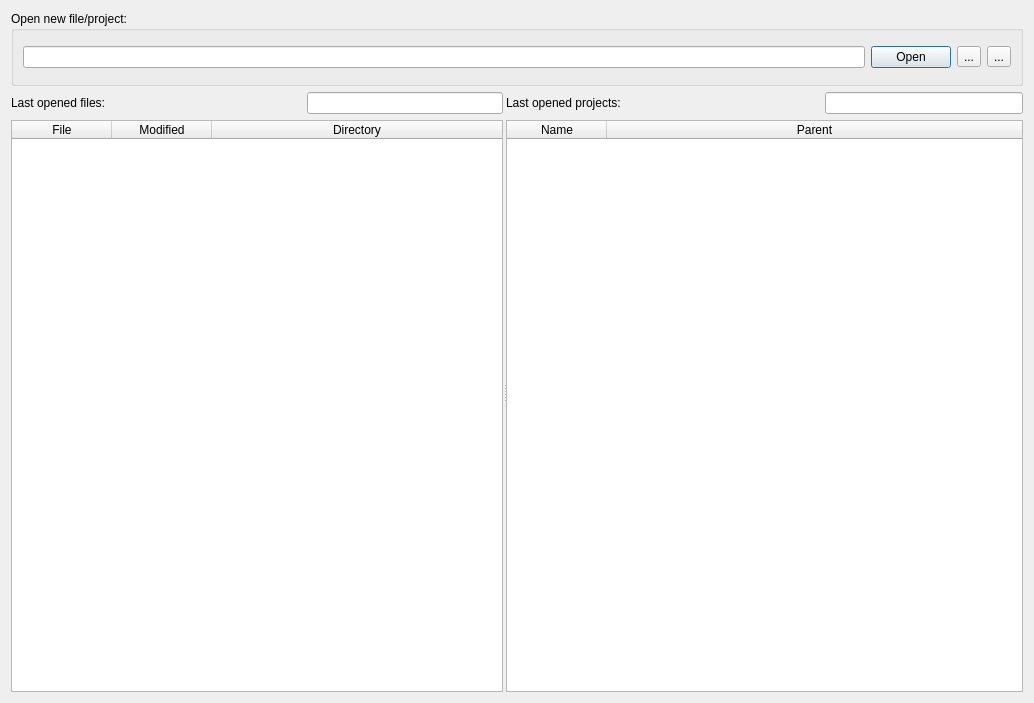
<?xml version="1.0" encoding="UTF-8"?>
<ui version="4.0">
 <class>ProjectSelection</class>
 <widget class="QDialog" name="ProjectSelection">
  <property name="geometry">
   <rect>
    <x>0</x>
    <y>0</y>
    <width>1034</width>
    <height>703</height>
   </rect>
  </property>
  <property name="windowTitle">
   <string>Dialog</string>
  </property>
  <layout class="QVBoxLayout" name="verticalLayout_3">
   <item>
    <widget class="QGroupBox" name="groupBox">
     <property name="maximumSize">
      <size>
       <width>16777215</width>
       <height>75</height>
      </size>
     </property>
     <property name="title">
      <string>Open new file/project:</string>
     </property>
     <layout class="QHBoxLayout" name="horizontalLayout_4">
      <item>
       <widget class="QLineEdit" name="lineEditOpen">
        <property name="toolTip">
         <string>Name of the file/project directory to open</string>
        </property>
       </widget>
      </item>
      <item>
       <widget class="QPushButton" name="pushButtonOpen">
        <property name="toolTip">
         <string>Opens the file/project (Control-O)</string>
        </property>
        <property name="text">
         <string>Open</string>
        </property>
       </widget>
      </item>
      <item>
       <widget class="QToolButton" name="toolButtonSelectFile">
        <property name="toolTip">
         <string>Selects a file wit a file open dialog box (Control-Shift-F)</string>
        </property>
        <property name="text">
         <string>...</string>
        </property>
        <property name="shortcut">
         <string>Ctrl+Shift+F</string>
        </property>
       </widget>
      </item>
      <item>
       <widget class="QToolButton" name="toolButtonSelectProject">
        <property name="toolTip">
         <string>Select a project directory with a directory open box (Control-Shift-P)</string>
        </property>
        <property name="text">
         <string>...</string>
        </property>
        <property name="shortcut">
         <string>Ctrl+Shift+P</string>
        </property>
       </widget>
      </item>
     </layout>
    </widget>
   </item>
   <item>
    <widget class="QSplitter" name="splitter">
     <property name="orientation">
      <enum>Qt::Horizontal</enum>
     </property>
     <property name="handleWidth">
      <number>3</number>
     </property>
     <widget class="QWidget" name="layoutWidget">
      <layout class="QVBoxLayout" name="verticalLayout">
       <item>
        <layout class="QHBoxLayout" name="horizontalLayout">
         <item>
          <widget class="QLabel" name="label">
           <property name="text">
            <string>Last opened files:</string>
           </property>
          </widget>
         </item>
         <item>
          <spacer name="horizontalSpacer">
           <property name="orientation">
            <enum>Qt::Horizontal</enum>
           </property>
           <property name="sizeHint" stdset="0">
            <size>
             <width>40</width>
             <height>20</height>
            </size>
           </property>
          </spacer>
         </item>
         <item>
          <widget class="QLineEdit" name="lineEditFilterLastFile">
           <property name="toolTip">
            <string>Filter for last opened files.
Use wildcards: '*' (any string) and '?' (any character)</string>
           </property>
          </widget>
         </item>
        </layout>
       </item>
       <item>
        <widget class="QTableWidget" name="tableWidgetFiles">
         <property name="mouseTracking">
          <bool>true</bool>
         </property>
         <property name="editTriggers">
          <set>QAbstractItemView::NoEditTriggers</set>
         </property>
         <property name="columnCount">
          <number>3</number>
         </property>
         <attribute name="horizontalHeaderMinimumSectionSize">
          <number>1</number>
         </attribute>
         <attribute name="horizontalHeaderStretchLastSection">
          <bool>true</bool>
         </attribute>
         <column>
          <property name="text">
           <string>File</string>
          </property>
         </column>
         <column>
          <property name="text">
           <string>Modified</string>
          </property>
         </column>
         <column>
          <property name="text">
           <string>Directory</string>
          </property>
         </column>
        </widget>
       </item>
       <item>
        <layout class="QHBoxLayout" name="horizontalLayout_5" stretch=""/>
       </item>
      </layout>
     </widget>
     <widget class="QWidget" name="layoutWidget">
      <layout class="QVBoxLayout" name="verticalLayout_2">
       <item>
        <layout class="QHBoxLayout" name="horizontalLayout_2">
         <item>
          <widget class="QLabel" name="label_2">
           <property name="text">
            <string>Last opened projects:</string>
           </property>
          </widget>
         </item>
         <item>
          <spacer name="horizontalSpacer_2">
           <property name="orientation">
            <enum>Qt::Horizontal</enum>
           </property>
           <property name="sizeHint" stdset="0">
            <size>
             <width>40</width>
             <height>20</height>
            </size>
           </property>
          </spacer>
         </item>
         <item>
          <widget class="QLineEdit" name="lineEditFilterLastProjects">
           <property name="toolTip">
            <string>Filter for last opened projects.
Use wildcards: '*' (any string) and '?' (any character)</string>
           </property>
          </widget>
         </item>
        </layout>
       </item>
       <item>
        <widget class="QTableWidget" name="tableWidgetProjects">
         <property name="mouseTracking">
          <bool>true</bool>
         </property>
         <property name="columnCount">
          <number>2</number>
         </property>
         <attribute name="horizontalHeaderStretchLastSection">
          <bool>true</bool>
         </attribute>
         <attribute name="verticalHeaderStretchLastSection">
          <bool>false</bool>
         </attribute>
         <column>
          <property name="text">
           <string>Name</string>
          </property>
         </column>
         <column>
          <property name="text">
           <string>Parent</string>
          </property>
         </column>
        </widget>
       </item>
       <item>
        <layout class="QHBoxLayout" name="horizontalLayout_7"/>
       </item>
      </layout>
     </widget>
    </widget>
   </item>
  </layout>
 </widget>
 <resources/>
 <connections/>
</ui>
